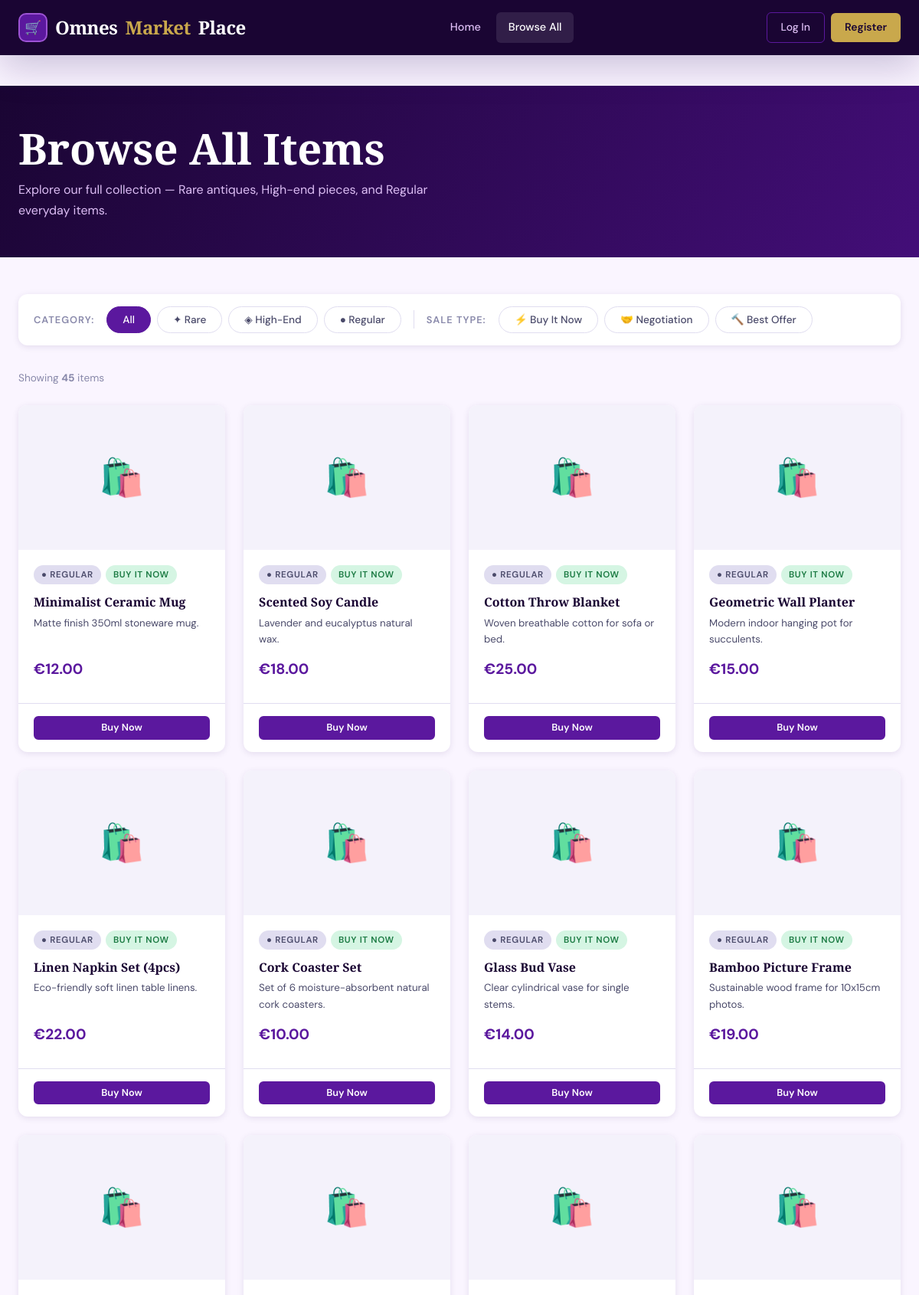
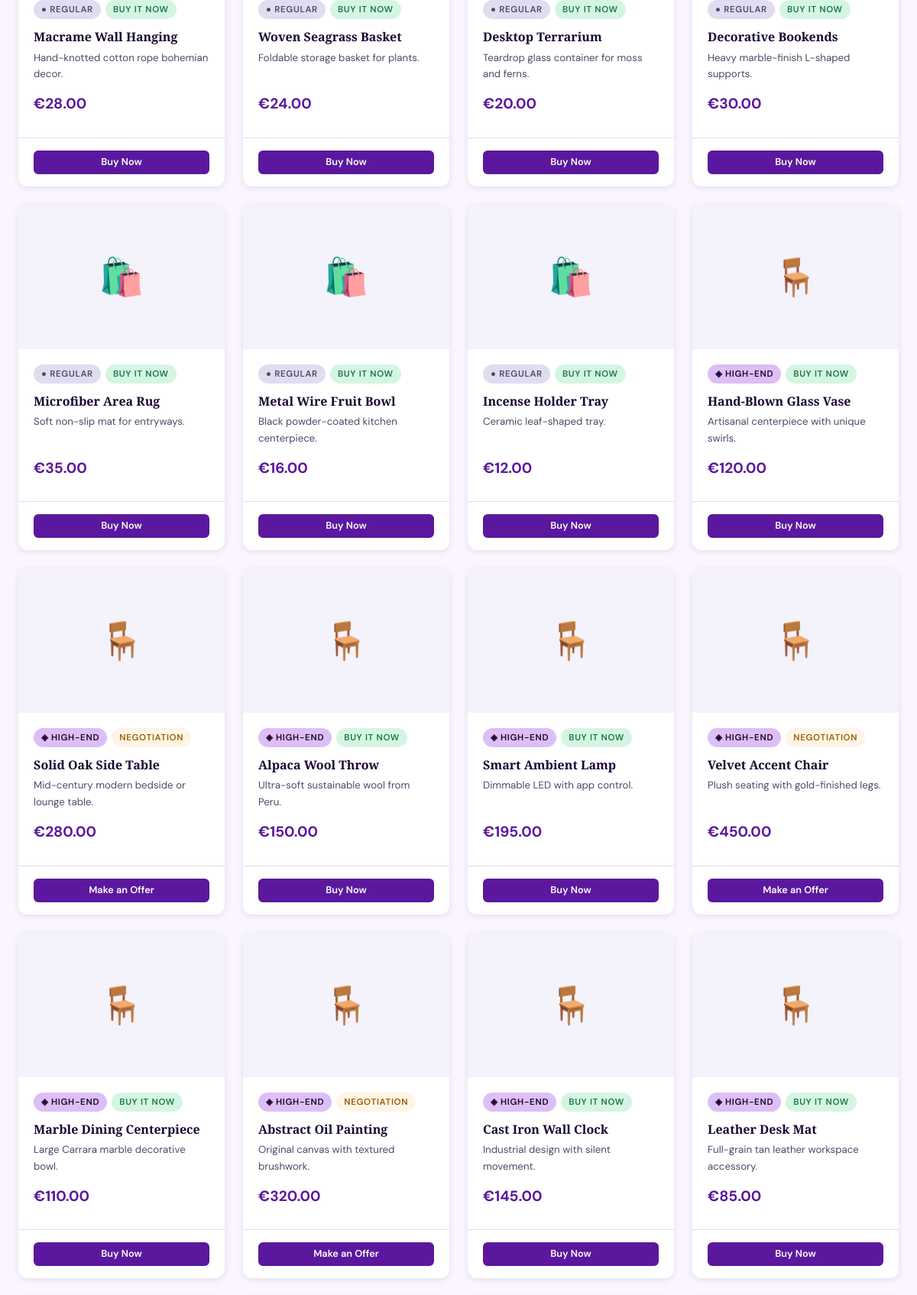
/products.php (upper part), run on the app's committed database (2 pictures, top to bottom).
### tables this page shows
CREATE TABLE IF NOT EXISTS products (
    id            INT AUTO_INCREMENT PRIMARY KEY,
    seller_id     INT NOT NULL,
    name          VARCHAR(200) NOT NULL,
    description   TEXT,
    defects       TEXT,
    price         DECIMAL(10,2) NOT NULL,
    category      ENUM('rare','high_end','regular') NOT NULL,
    sale_type     ENUM('buy_now','negotiation','best_offer') NOT NULL DEFAULT 'buy_now',
    image         VARCHAR(255),
    video_url     VARCHAR(255),
    auction_start DATETIME,
    auction_end   DATETIME,
    is_sold       TINYINT(1) DEFAULT 0,
    created_at    TIMESTAMP DEFAULT CURRENT_TIMESTAMP,
    FOREIGN KEY (seller_id) REFERENCES users(id) ON DELETE CASCADE
);

### includes/functions.php (called while the page is built, shortened)
<?php
function formatPrice($price) {
    return '€' . number_format((float)$price, 2, '.', ',');
}
function getCategoryLabel($category) {
    $labels = [
        'rare'     => '✦ Rare',
        'high_end' => '◈ High-End',
        'regular'  => '● Regular',
    ];
    return $labels[$category] ?? ucfirst($category);
}
function getSaleTypeLabel($sale_type) {
    $labels = [
        'buy_now'     => 'Buy It Now',
        'negotiation' => 'Negotiation',
        'best_offer'  => 'Best Offer',
    ];
    return $labels[$sale_type] ?? ucfirst($sale_type);
}
function getProducts($conn, $category = null, $sale_type = null, $limit = null) {
    $sql = "SELECT p.*, u.username AS seller_name
            FROM products p
            LEFT JOIN users u ON p.seller_id = u.id
            WHERE p.is_sold = 0";
    $params = [];
    $sql .= " ORDER BY p.created_at DESC";
    $stmt = $conn->prepare($sql);
    $stmt->execute();
    $result = $stmt->get_result();
    return $result->fetch_all(MYSQLI_ASSOC);
}
function truncateText($text, $length = 80) {
    if (strlen($text) <= $length) return $text;
    return substr($text, 0, $length) . '…';
}
?>

### products.php (the view, shortened to what this page needs)
<?php
require_once 'includes/db.php';
require_once 'includes/functions.php';
$cat_filter  = isset($_GET['cat'])  ? sanitize($_GET['cat'])  : null;
$sale_filter = isset($_GET['sale']) ? sanitize($_GET['sale']) : null;
$allowed_cats  = ['rare', 'high_end', 'regular'];
$allowed_sales = ['buy_now', 'negotiation', 'best_offer'];
if (!in_array($cat_filter,  $allowed_cats))  $cat_filter  = null;
if (!in_array($sale_filter, $allowed_sales)) $sale_filter = null;
$products = getProducts($conn, $cat_filter, $sale_filter);
require_once 'templates/header.php';
?>
<div class="page-banner">
    <div class="container">
        <h1>Browse All Items</h1>
        <p>Explore our full collection — Rare antiques, High-end pieces, and Regular everyday items.</p>
    </div>
</div>
<div class="container">
    <div class="filter-bar">
        <span style="font-size:0.8rem;font-weight:600;color:var(--gray-400);text-transform:uppercase;letter-spacing:0.08em;margin-right:8px;">Category:</span>
        <button class="filter-btn <?php echo !$cat_filter ? 'active' : ''; ?>" data-all>All</button>
        <button class="filter-btn <?php echo $cat_filter === 'rare'     ? 'active' : ''; ?>" data-cat="rare">✦ Rare</button>
        <button class="filter-btn <?php echo $cat_filter === 'high_end' ? 'active' : ''; ?>" data-cat="high_end">◈ High-End</button>
        <button class="filter-btn <?php echo $cat_filter === 'regular'  ? 'active' : ''; ?>" data-cat="regular">● Regular</button>
        <span style="font-size:0.8rem;font-weight:600;color:var(--gray-400);text-transform:uppercase;letter-spacing:0.08em;margin-right:8px;">Sale Type:</span>
        <button class="filter-btn <?php echo $sale_filter === 'buy_now'     ? 'active' : ''; ?>" data-sale="buy_now">⚡ Buy It Now</button>
        <button class="filter-btn <?php echo $sale_filter === 'negotiation' ? 'active' : ''; ?>" data-sale="negotiation">🤝 Negotiation</button>
        <button class="filter-btn <?php echo $sale_filter === 'best_offer'  ? 'active' : ''; ?>" data-sale="best_offer">🔨 Best Offer</button>
    </div>
    <p class="text-muted text-small mb-24">
        Showing <strong><?php echo count($products); ?></strong> item<?php echo count($products) != 1 ? 's' : ''; ?>
    </p>
    <?php if (empty($products)): ?>
        <div style="text-align:center;padding:80px 0;">
            <div style="font-size:3rem;margin-bottom:16px;">🔍</div>
            <h3>No items found</h3>
            <p class="text-muted" style="margin-top:8px;">Try removing some filters to see more results.</p>
            <a href="products.php" class="btn btn-primary" style="margin-top:20px;">Clear Filters</a>
        </div>
    <?php else: ?>
        <div class="products-grid">
            <?php foreach ($products as $item):
                $img = !empty($item['image']) ? 'assets/uploads/' . htmlspecialchars($item['image']) : null;
                $placeholder_icons = ['rare'=>'💎','high_end'=>'🪑','regular'=>'🛍️'];
                $icon = $placeholder_icons[$item['category']] ?? '📦';
            ?>
            <div class="card product-card product-card-wrap"
                 data-category="<?php echo htmlspecialchars($item['category']); ?>"
                 data-sale-type="<?php echo htmlspecialchars($item['sale_type']); ?>">
                <div class="product-card-img">
                    <?php if ($img): ?>
                        <img src="<?php echo $img; ?>" alt="<?php echo htmlspecialchars($item['name']); ?>" loading="lazy">
                    <?php else: ?>
                        <div class="placeholder-icon"><?php echo $icon; ?></div>
                    <?php endif; ?>
                </div>
                <div class="card-body">
                    <div class="product-meta">
                        <span class="badge badge-<?php echo str_replace('_','-',$item['category']); ?>">
                            <?php echo getCategoryLabel($item['category']); ?>
                        </span>
                        <span class="badge badge-<?php echo str_replace('_','-',$item['sale_type']); ?>">
                            <?php echo getSaleTypeLabel($item['sale_type']); ?>
                        </span>
                    </div>
                    <h3 class="product-name"><?php echo htmlspecialchars($item['name']); ?></h3>
                    <p class="product-description"><?php echo truncateText(htmlspecialchars($item['description'])); ?></p>
                    <div class="product-price"><?php echo formatPrice($item['price']); ?></div>
                </div>
                <div class="card-footer">
                    <a href="product.php?id=<?php echo (int)$item['id']; ?>"
                       class="btn btn-primary btn-full btn-sm">
                        <?php
                        if ($item['sale_type'] === 'buy_now')     echo 'Buy Now';
                        elseif ($item['sale_type'] === 'negotiation') echo 'Make an Offer';
                        else echo 'Place a Bid';
                        ?>
                    </a>
                </div>
            </div>
            <?php endforeach; ?>
        </div>
    <?php endif; ?>
</div>
<?php require_once 'templates/footer.php'; ?>

### data on the page
products: category "🛍️", category "● REGULAR", sale_type "BUY IT NOW", name "Minimalist Ceramic Mug", description "Matte finish 350ml stoneware mug.", price "€12.00", shows "Buy Now"
products: category "🛍️", category "● REGULAR", sale_type "BUY IT NOW", name "Scented Soy Candle", description "Lavender and eucalyptus natural wax.", price "€18.00", shows "Buy Now"
products: category "🛍️", category "● REGULAR", sale_type "BUY IT NOW", name "Cotton Throw Blanket", description "Woven breathable cotton for sofa or bed.", price "€25.00", shows "Buy Now"
products: category "🛍️", category "● REGULAR", sale_type "BUY IT NOW", name "Geometric Wall Planter", description "Modern indoor hanging pot for succulents.", price "€15.00", shows "Buy Now"
products: category "🛍️", category "● REGULAR", sale_type "BUY IT NOW", name "Linen Napkin Set (4pcs)", description "Eco-friendly soft linen table linens.", price "€22.00", shows "Buy Now"
products: category "🛍️", category "● REGULAR", sale_type "BUY IT NOW", name "Cork Coaster Set", description "Set of 6 moisture-absorbent natural cork coasters.", price "€10.00", shows "Buy Now"
products: category "🛍️", category "● REGULAR", sale_type "BUY IT NOW", name "Glass Bud Vase", description "Clear cylindrical vase for single stems.", price "€14.00", shows "Buy Now"
products: category "🛍️", category "● REGULAR", sale_type "BUY IT NOW", name "Bamboo Picture Frame", description "Sustainable wood frame for 10x15cm photos.", price "€19.00", shows "Buy Now"
products: category "🛍️", category "● REGULAR", sale_type "BUY IT NOW", name "Macrame Wall Hanging", description "Hand-knotted cotton rope bohemian decor.", price "€28.00", shows "Buy Now"
products: category "🛍️", category "● REGULAR", sale_type "BUY IT NOW", name "Woven Seagrass Basket", description "Foldable storage basket for plants.", price "€24.00", shows "Buy Now"
products: category "🛍️", category "● REGULAR", sale_type "BUY IT NOW", name "Desktop Terrarium", description "Teardrop glass container for moss and ferns.", price "€20.00", shows "Buy Now"
products: category "🛍️", category "● REGULAR", sale_type "BUY IT NOW", name "Decorative Bookends", description "Heavy marble-finish L-shaped supports.", price "€30.00", shows "Buy Now"
products: category "🛍️", category "● REGULAR", sale_type "BUY IT NOW", name "Microfiber Area Rug", description "Soft non-slip mat for entryways.", price "€35.00", shows "Buy Now"
products: category "🛍️", category "● REGULAR", sale_type "BUY IT NOW", name "Metal Wire Fruit Bowl", description "Black powder-coated kitchen centerpiece.", price "€16.00", shows "Buy Now"
products: category "🛍️", category "● REGULAR", sale_type "BUY IT NOW", name "Incense Holder Tray", description "Ceramic leaf-shaped tray.", price "€12.00", shows "Buy Now"
products: category "🪑", category "◈ HIGH-END", sale_type "BUY IT NOW", name "Hand-Blown Glass Vase", description "Artisanal centerpiece with unique swirls.", price "€120.00", shows "Buy Now"
products: category "🪑", category "◈ HIGH-END", sale_type "NEGOTIATION", name "Solid Oak Side Table", description "Mid-century modern bedside or lounge table.", price "€280.00", shows "Make an Offer"
products: category "🪑", category "◈ HIGH-END", sale_type "BUY IT NOW", name "Alpaca Wool Throw", description "Ultra-soft sustainable wool from Peru.", price "€150.00", shows "Buy Now"
products: category "🪑", category "◈ HIGH-END", sale_type "BUY IT NOW", name "Smart Ambient Lamp", description "Dimmable LED with app control.", price "€195.00", shows "Buy Now"
products: category "🪑", category "◈ HIGH-END", sale_type "NEGOTIATION", name "Velvet Accent Chair", description "Plush seating with gold-finished legs.", price "€450.00", shows "Make an Offer"
products: category "🪑", category "◈ HIGH-END", sale_type "BUY IT NOW", name "Marble Dining Centerpiece", description "Large Carrara marble decorative bowl.", price "€110.00", shows "Buy Now"
products: category "🪑", category "◈ HIGH-END", sale_type "NEGOTIATION", name "Abstract Oil Painting", description "Original canvas with textured brushwork.", price "€320.00", shows "Make an Offer"
products: category "🪑", category "◈ HIGH-END", sale_type "BUY IT NOW", name "Cast Iron Wall Clock", description "Industrial design with silent movement.", price "€145.00", shows "Buy Now"
products: category "🪑", category "◈ HIGH-END", sale_type "BUY IT NOW", name "Leather Desk Mat", description "Full-grain tan leather workspace accessory.", price "€85.00", shows "Buy Now"

### other printed values
count($products) "45"
